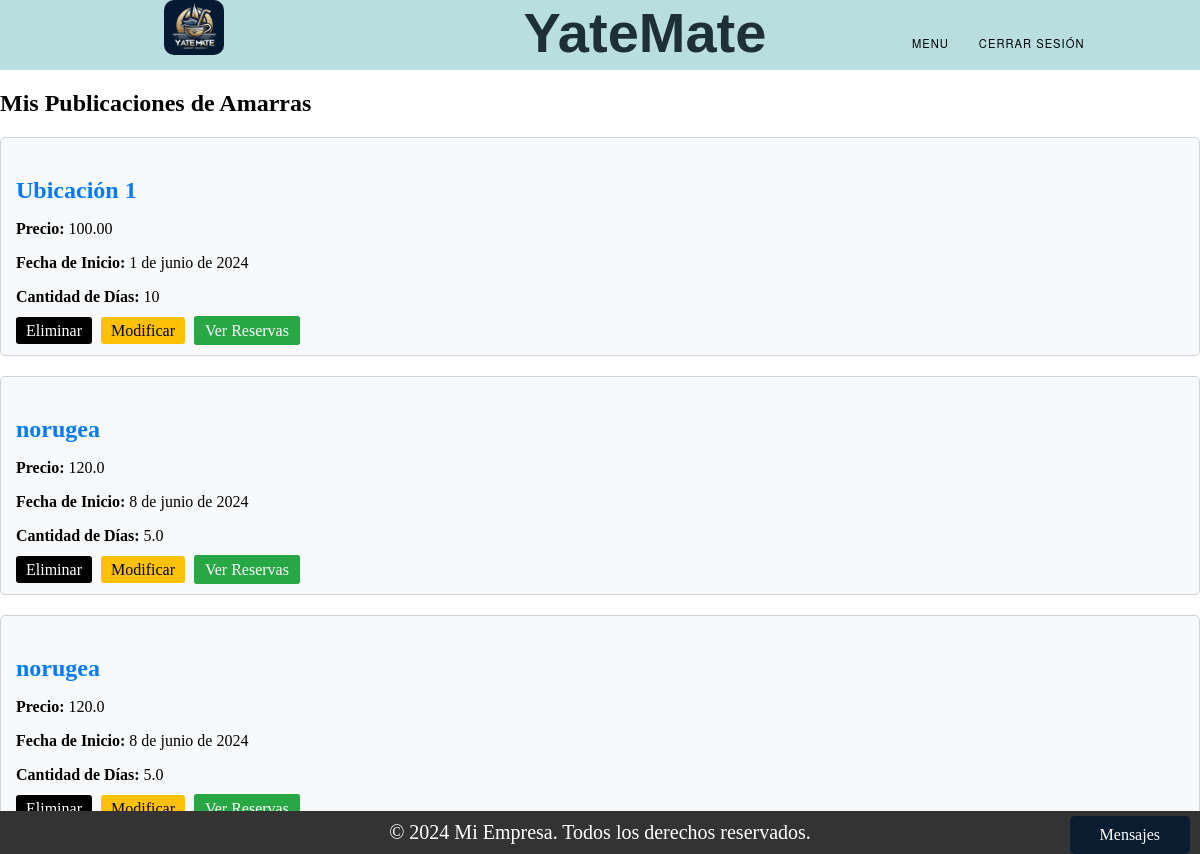
The app's page /mis_publicaciones_Amarras/ (signed in), older data.
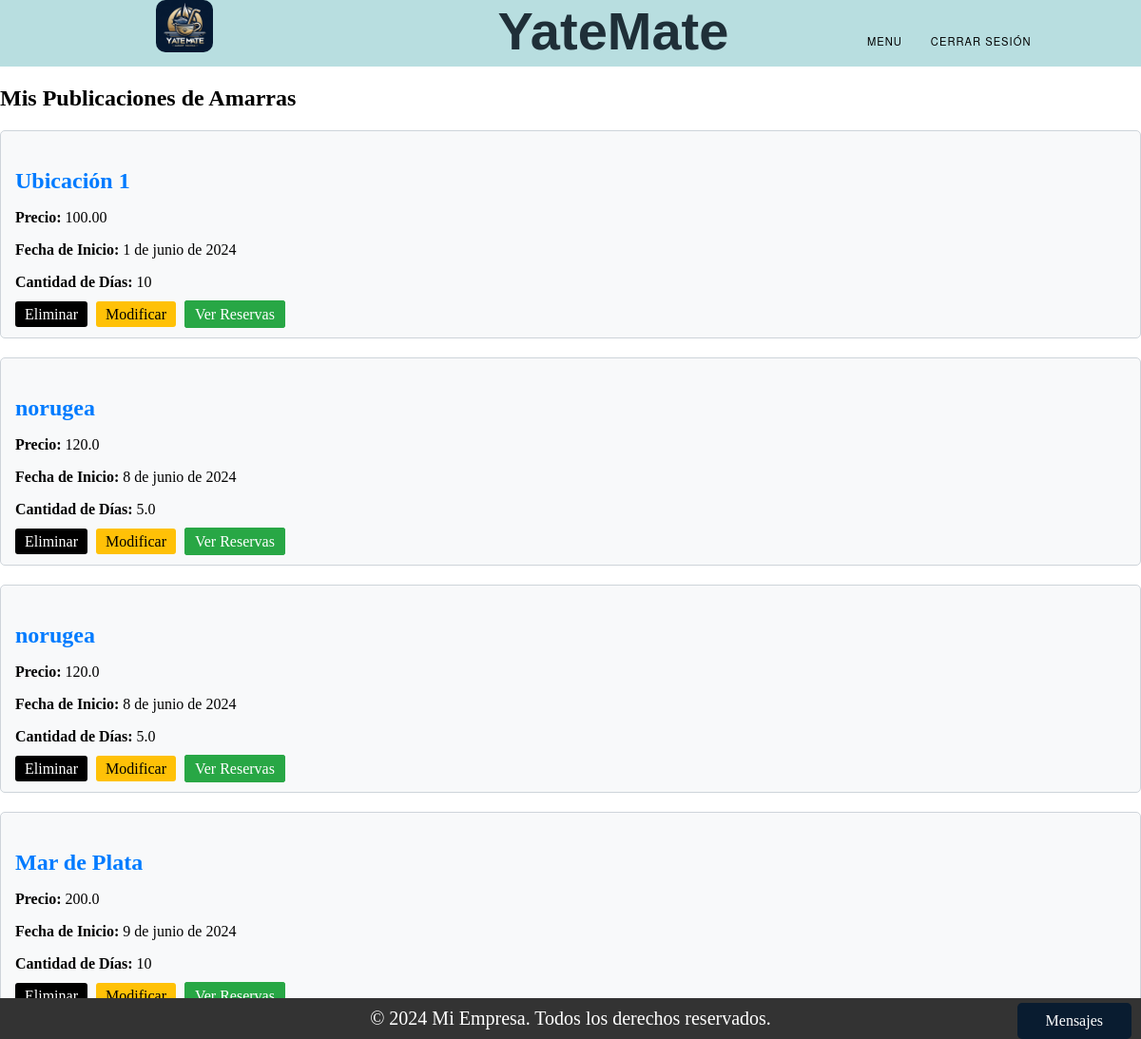
The same page, newer data.
### Amarra/models.py (models this page shows, shortened)
class Publicacion_Amarra(models.Model):
    ESTADOS = (
        ('Vigente', 'Vigente'),
        ('En Proceso', 'En Proceso'),
        ('Finalizado', 'Finalizado'),
    )
    dueño = models.ForeignKey(User, on_delete=models.CASCADE, null=True)
    precio = models.TextField()
    fecha_inicio = models.DateField()
    cant_dias = models.TextField()
    ubicacion = models.TextField()
    cant_dias_disponibles = models.TextField(null=True)
    estado = models.CharField(max_length=20, choices=ESTADOS, default='Vigente')

### Amarra/views.py (the view)
# urls.py: path('mis_publicaciones_Amarras/', views.mis_publicaciones, name='mis_publicaciones'),
def mis_publicaciones(request):
    user_id = request.session.get('user_id')
    publicaciones_amarras = Publicacion_Amarra.objects.filter(dueño_id=user_id)
    for publicacion in publicaciones_amarras:
        tiene_reservas = Reserva.objects.filter(publicacion=publicacion).exists()
        publicacion.tiene_reservas = tiene_reservas  # Agregar el atributo a la instancia
    return render(request, 'mis_publicaciones.html', {'publicaciones_amarras': publicaciones_amarras})

### Trueque/context_processors.py (called while the page is built)
def conversaciones_usuario(request):
    user_id = request.session.get('user_id')
    if user_id:
        conversaciones = Conversacion.objects.filter(Q(dueño_publicacion=user_id) | Q(solicitante=user_id))
        return {'conversaciones_usuario': conversaciones}
    else:
        return {'conversaciones_usuario': []}

### Amarra/templates/mis_publicaciones.html (shortened to what this page needs)
{% extends "base.html" %}
{% block content %}
<h2>Mis Publicaciones de Amarras</h2>
{% if publicaciones_amarras %}
    <div class="publicaciones-container">
        {% for publicacion in publicaciones_amarras %}
            <div class="card">
                <h3 class="card-title">{{ publicacion.ubicacion }}</h3>
                <p><strong>Precio:</strong> {{ publicacion.precio }}</p>
                <p><strong>Fecha de Inicio:</strong> {{ publicacion.fecha_inicio }}</p>
                <p><strong>Cantidad de Días:</strong> {{ publicacion.cant_dias }}</p>
                <div>
                    <a href="{% url 'eliminar_publicacion' publicacion.id %}" class="btn-card btn-card-delete">Eliminar</a>
                    <a href="{% url 'modificar_publicacion' publicacion.id %}" class="btn-card btn-card-modify">Modificar</a>
                    {% if publicacion.tiene_reservas %}
                        <a href="{% url 'ver_reservas' publicacion.id %}" class="btn-card btn-card-reservas btn-verde">Ver Reservas</a>
                    {% else %}
                        <a href="{% url 'ver_reservas' publicacion.id %}" class="btn-card btn-card-reservas btn-rojo">Ver Reservas</a>
                    {% endif %}
                </div>
            </div>
        {% endfor %}
    </div>
{% else %}
    <p>No tienes publicaciones de amarras aún.</p>
{% endif %}
{% endblock %}

Row changes from the older to the newer data that the page shows:
added Publicacion_Amarra: ubicacion "Mar de Plata", precio "200.0", fecha_inicio "9 de junio de 2024", cant_dias "10", shows "Ver Reservas"
